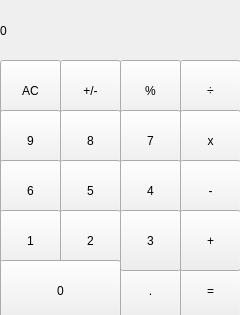
<?xml version="1.0" encoding="UTF-8"?>
<ui version="4.0">
 <class>MainWindow</class>
 <widget class="QMainWindow" name="MainWindow">
  <property name="geometry">
   <rect>
    <x>0</x>
    <y>0</y>
    <width>240</width>
    <height>315</height>
   </rect>
  </property>
  <property name="windowTitle">
   <string>MainWindow</string>
  </property>
  <widget class="QWidget" name="centralwidget">
   <widget class="QLabel" name="label1">
    <property name="geometry">
     <rect>
      <x>0</x>
      <y>0</y>
      <width>241</width>
      <height>61</height>
     </rect>
    </property>
    <property name="styleSheet">
     <string notr="true">QLabel {
qproperty-alignment: 'AlignVCenter | AlignRight'; border-bottom: 1px solid gray;
}
background-color : white;</string>
    </property>
    <property name="text">
     <string>0</string>
    </property>
   </widget>
   <widget class="QPushButton" name="pushButton_AC">
    <property name="geometry">
     <rect>
      <x>0</x>
      <y>60</y>
      <width>61</width>
      <height>61</height>
     </rect>
    </property>
    <property name="styleSheet">
     <string notr="true"/>
    </property>
    <property name="text">
     <string>AC</string>
    </property>
   </widget>
   <widget class="QPushButton" name="pushButton_equal">
    <property name="geometry">
     <rect>
      <x>180</x>
      <y>260</y>
      <width>61</width>
      <height>61</height>
     </rect>
    </property>
    <property name="text">
     <string>=</string>
    </property>
   </widget>
   <widget class="QPushButton" name="pushButton_dot">
    <property name="geometry">
     <rect>
      <x>120</x>
      <y>260</y>
      <width>61</width>
      <height>61</height>
     </rect>
    </property>
    <property name="text">
     <string>.</string>
    </property>
   </widget>
   <widget class="QPushButton" name="pushButton_div">
    <property name="geometry">
     <rect>
      <x>180</x>
      <y>60</y>
      <width>61</width>
      <height>61</height>
     </rect>
    </property>
    <property name="text">
     <string>÷</string>
    </property>
   </widget>
   <widget class="QPushButton" name="pushButton_percent">
    <property name="geometry">
     <rect>
      <x>120</x>
      <y>60</y>
      <width>61</width>
      <height>61</height>
     </rect>
    </property>
    <property name="text">
     <string>%</string>
    </property>
   </widget>
   <widget class="QPushButton" name="pushButton_sign">
    <property name="geometry">
     <rect>
      <x>60</x>
      <y>60</y>
      <width>61</width>
      <height>61</height>
     </rect>
    </property>
    <property name="text">
     <string>+/-</string>
    </property>
   </widget>
   <widget class="QPushButton" name="pushButton_mult">
    <property name="geometry">
     <rect>
      <x>180</x>
      <y>110</y>
      <width>61</width>
      <height>61</height>
     </rect>
    </property>
    <property name="text">
     <string>x</string>
    </property>
   </widget>
   <widget class="QPushButton" name="pushButton_7">
    <property name="geometry">
     <rect>
      <x>120</x>
      <y>110</y>
      <width>61</width>
      <height>61</height>
     </rect>
    </property>
    <property name="text">
     <string>7</string>
    </property>
   </widget>
   <widget class="QPushButton" name="pushButton_8">
    <property name="geometry">
     <rect>
      <x>60</x>
      <y>110</y>
      <width>61</width>
      <height>61</height>
     </rect>
    </property>
    <property name="text">
     <string>8</string>
    </property>
   </widget>
   <widget class="QPushButton" name="pushButton_9">
    <property name="geometry">
     <rect>
      <x>0</x>
      <y>110</y>
      <width>61</width>
      <height>61</height>
     </rect>
    </property>
    <property name="text">
     <string>9</string>
    </property>
   </widget>
   <widget class="QPushButton" name="pushButton_minus">
    <property name="geometry">
     <rect>
      <x>180</x>
      <y>160</y>
      <width>61</width>
      <height>61</height>
     </rect>
    </property>
    <property name="text">
     <string>-</string>
    </property>
   </widget>
   <widget class="QPushButton" name="pushButton_4">
    <property name="geometry">
     <rect>
      <x>120</x>
      <y>160</y>
      <width>61</width>
      <height>61</height>
     </rect>
    </property>
    <property name="text">
     <string>4</string>
    </property>
   </widget>
   <widget class="QPushButton" name="pushButton_5">
    <property name="geometry">
     <rect>
      <x>60</x>
      <y>160</y>
      <width>61</width>
      <height>61</height>
     </rect>
    </property>
    <property name="text">
     <string>5</string>
    </property>
   </widget>
   <widget class="QPushButton" name="pushButton_6">
    <property name="geometry">
     <rect>
      <x>0</x>
      <y>160</y>
      <width>61</width>
      <height>61</height>
     </rect>
    </property>
    <property name="text">
     <string>6</string>
    </property>
   </widget>
   <widget class="QPushButton" name="pushButton_plus">
    <property name="geometry">
     <rect>
      <x>180</x>
      <y>210</y>
      <width>61</width>
      <height>61</height>
     </rect>
    </property>
    <property name="text">
     <string>+</string>
    </property>
   </widget>
   <widget class="QPushButton" name="pushButton_3">
    <property name="geometry">
     <rect>
      <x>120</x>
      <y>210</y>
      <width>61</width>
      <height>61</height>
     </rect>
    </property>
    <property name="text">
     <string>3</string>
    </property>
   </widget>
   <widget class="QPushButton" name="pushButton_2">
    <property name="geometry">
     <rect>
      <x>60</x>
      <y>210</y>
      <width>61</width>
      <height>61</height>
     </rect>
    </property>
    <property name="text">
     <string>2</string>
    </property>
   </widget>
   <widget class="QPushButton" name="pushButton_1">
    <property name="geometry">
     <rect>
      <x>0</x>
      <y>210</y>
      <width>61</width>
      <height>61</height>
     </rect>
    </property>
    <property name="text">
     <string>1</string>
    </property>
   </widget>
   <widget class="QPushButton" name="pushButton_0">
    <property name="geometry">
     <rect>
      <x>0</x>
      <y>260</y>
      <width>121</width>
      <height>61</height>
     </rect>
    </property>
    <property name="text">
     <string>0</string>
    </property>
   </widget>
  </widget>
 </widget>
 <resources/>
 <connections/>
</ui>
